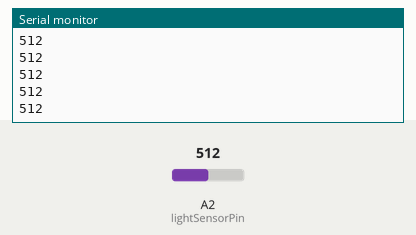
This sketch was run on a simulated Arduino Uno, built with avr-gcc and run on an emulated ATmega328P. Shown: the last lines printed to the serial monitor. Inputs (shaded band) come from the test bench; at power-on: A2 (lightSensorPin) = 512.

Above: at 1.2 s.
1.3 s: A2 (lightSensorPin) set to 716
At 1.31 s:
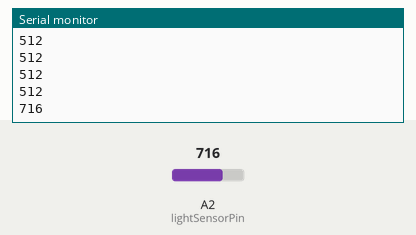
2.8 s: A2 (lightSensorPin) set to 900
At 2.81 s:
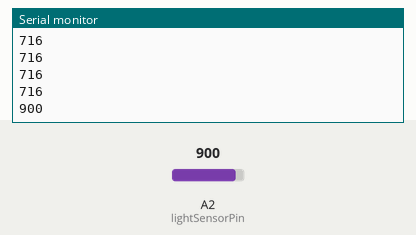
Timing chart, 0 to 5.8 s (numbered marks = the images above; inputs shaded):
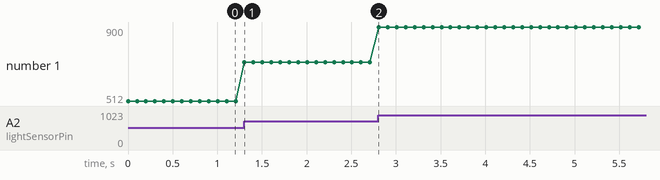

Measured:
- after the input at 1.3 s, the serial monitor: prints a new line at once (image 1)
- after the input at 2.8 s, the serial monitor: prints a new line at once (image 2)
- plotted number 1: 512 → 716 after the input at 1.3 s, 716 → 900 after the input at 2.8 s

The sketch:

MWE_Ch06_AnalogInput.ino
```cpp
/*
Make: Wearable Electronics
 Analog Input example
 */

// initialize variable for light sensor reading
int lightSensorValue = 0;
// initialize variable for light sensor pin
int lightSensorPin = A2;

void setup() {
  // initialize serial communication at 9600 bps
  Serial.begin(9600);
}

void loop() {
  // read pin and store value in a variable:
  lightSensorValue = analogRead(lightSensorPin);

  // print the light sensor value:
  Serial.println(lightSensorValue);

  // delay between readings:
  delay(100);
}
```
